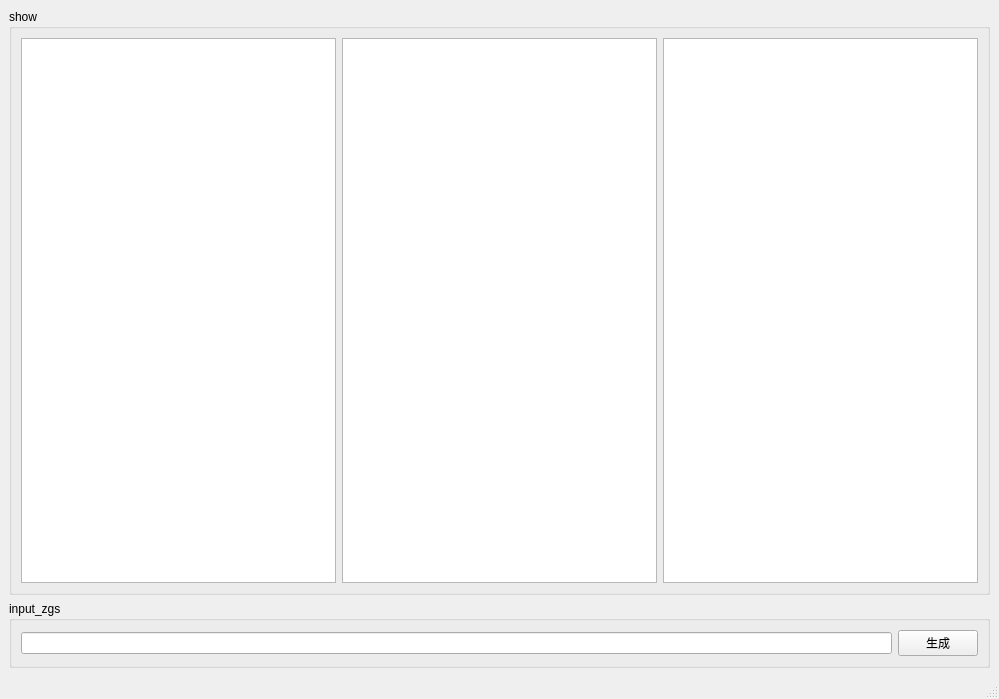
<?xml version="1.0" encoding="UTF-8"?>
<ui version="4.0">
 <class>MainWindow</class>
 <widget class="QMainWindow" name="MainWindow">
  <property name="geometry">
   <rect>
    <x>0</x>
    <y>0</y>
    <width>999</width>
    <height>699</height>
   </rect>
  </property>
  <property name="windowTitle">
   <string>MainWindow</string>
  </property>
  <widget class="QWidget" name="centralwidget">
   <layout class="QVBoxLayout" name="verticalLayout">
    <item>
     <widget class="QGroupBox" name="groupBox">
      <property name="title">
       <string>show</string>
      </property>
      <layout class="QHBoxLayout" name="horizontalLayout">
       <item>
        <widget class="QGraphicsView" name="gv_nfa"/>
       </item>
       <item>
        <widget class="QGraphicsView" name="gv_dfa"/>
       </item>
       <item>
        <widget class="QGraphicsView" name="gv_min_dfa"/>
       </item>
      </layout>
     </widget>
    </item>
    <item>
     <widget class="QGroupBox" name="groupBox_2">
      <property name="title">
       <string>input_zgs</string>
      </property>
      <layout class="QHBoxLayout" name="horizontalLayout_2">
       <item>
        <widget class="QLineEdit" name="lineEdit">
         <property name="text">
          <string extracomment="正规式"/>
         </property>
        </widget>
       </item>
       <item>
        <widget class="QPushButton" name="pushButton">
         <property name="text">
          <string>生成</string>
         </property>
        </widget>
       </item>
      </layout>
     </widget>
    </item>
   </layout>
  </widget>
  <widget class="QStatusBar" name="statusbar"/>
  <widget class="QMenuBar" name="menubar">
   <property name="geometry">
    <rect>
     <x>0</x>
     <y>0</y>
     <width>999</width>
     <height>23</height>
    </rect>
   </property>
  </widget>
 </widget>
 <resources/>
 <connections/>
</ui>
